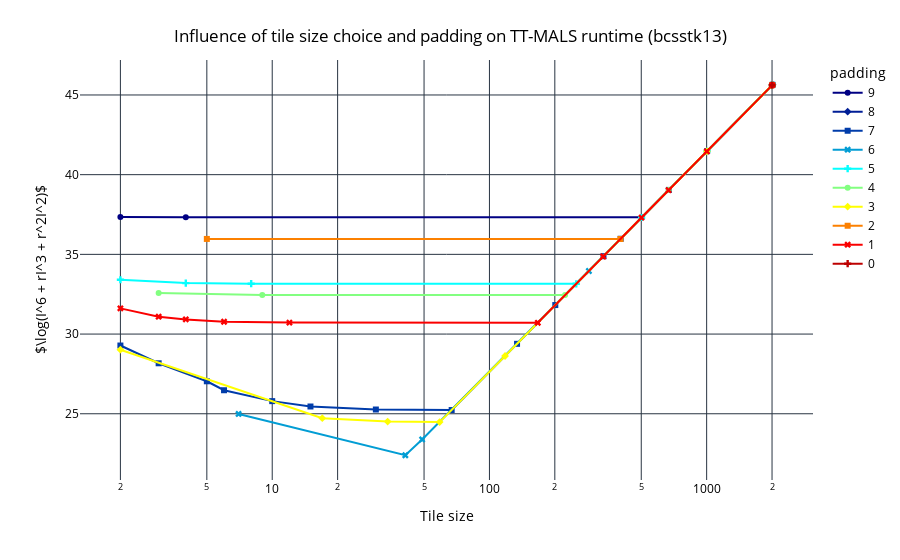

Source (notebook cell):
### Code cell
line_plot_padding_tile_size_tt_mals_runtime_per_matrix(padding_df, "bcsstk13")

### Figure 1 — Plotly figure (JSON) as saved in the notebook; plotly's stock layout.template omitted (floating-point values rounded to 4 significant figures)
{"data": [{"hovertemplate": "padding=9<br>Tile size=%{x}<br>log_obj_func=%{y}<extra></extra>", "legendgroup": "9", "line": {"color": "rgb(0, 0, 131)", "dash": "solid"}, "marker": {"symbol": "circle"}, "mode": "lines+markers", "name": "9", "orientation": "v", "showlegend": true, "x": [2.0, 4.0, 503.0, 1006.0, 2012.0], "xaxis": "x", "y": [37.34, 37.33, 37.32, 41.48, 45.64], "yaxis": "y", "type": "scatter"}, {"hovertemplate": "padding=8<br>Tile size=%{x}<br>log_obj_func=%{y}<extra></extra>", "legendgroup": "8", "line": {"color": "rgb(0, 30, 150)", "dash": "solid"}, "marker": {"symbol": "diamond"}, "mode": "lines+markers", "name": "8", "orientation": "v", "showlegend": true, "x": [2011.0], "xaxis": "x", "y": [45.64], "yaxis": "y", "type": "scatter"}, {"hovertemplate": "padding=7<br>Tile size=%{x}<br>log_obj_func=%{y}<extra></extra>", "legendgroup": "7", "line": {"color": "rgb(0, 60, 170)", "dash": "solid"}, "marker": {"symbol": "square"}, "mode": "lines+markers", "name": "7", "orientation": "v", "showlegend": true, "x": [2.0, 3.0, 5.0, 6.0, 10.0, 15.0, 30.0, 67.0, 134.0, 201.0, 335.0, 402.0, 670.0, 1005.0, 2010.0], "xaxis": "x", "y": [29.28, 28.17, 27.04, 26.48, 25.79, 25.46, 25.27, 25.23, 29.39, 31.82, 34.88, 35.98, 39.04, 41.48, 45.64], "yaxis": "y", "type": "scatter"}, {"hovertemplate": "padding=6<br>Tile size=%{x}<br>log_obj_func=%{y}<extra></extra>", "legendgroup": "6", "line": {"color": "rgb(2, 157, 212)", "dash": "solid"}, "marker": {"symbol": "x"}, "mode": "lines+markers", "name": "6", "orientation": "v", "showlegend": true, "x": [7.0, 41.0, 49.0, 287.0, 2009.0], "xaxis": "x", "y": [24.99, 22.4, 23.39, 33.96, 45.63], "yaxis": "y", "type": "scatter"}, {"hovertemplate": "padding=5<br>Tile size=%{x}<br>log_obj_func=%{y}<extra></extra>", "legendgroup": "5", "line": {"color": "rgb(5, 255, 255)", "dash": "solid"}, "marker": {"symbol": "cross"}, "mode": "lines+markers", "name": "5", "orientation": "v", "showlegend": true, "x": [2.0, 4.0, 8.0, 251.0, 502.0, 1004.0, 2008.0], "xaxis": "x", "y": [33.41, 33.2, 33.16, 33.15, 37.31, 41.47, 45.63], "yaxis": "y", "type": "scatter"}, {"hovertemplate": "padding=4<br>Tile size=%{x}<br>log_obj_func=%{y}<extra></extra>", "legendgroup": "4", "line": {"color": "rgb(130, 255, 128)", "dash": "solid"}, "marker": {"symbol": "circle"}, "mode": "lines+markers", "name": "4", "orientation": "v", "showlegend": true, "x": [3.0, 9.0, 223.0, 669.0, 2007.0], "xaxis": "x", "y": [32.58, 32.45, 32.44, 39.03, 45.63], "yaxis": "y", "type": "scatter"}, {"hovertemplate": "padding=3<br>Tile size=%{x}<br>log_obj_func=%{y}<extra></extra>", "legendgroup": "3", "line": {"color": "rgb(255, 255, 0)", "dash": "solid"}, "marker": {"symbol": "diamond"}, "mode": "lines+markers", "name": "3", "orientation": "v", "showlegend": true, "x": [2.0, 17.0, 34.0, 59.0, 118.0, 1003.0, 2006.0], "xaxis": "x", "y": [29.02, 24.72, 24.51, 24.48, 28.62, 41.46, 45.62], "yaxis": "y", "type": "scatter"}, {"hovertemplate": "padding=2<br>Tile size=%{x}<br>log_obj_func=%{y}<extra></extra>", "legendgroup": "2", "line": {"color": "rgb(252, 128, 0)", "dash": "solid"}, "marker": {"symbol": "square"}, "mode": "lines+markers", "name": "2", "orientation": "v", "showlegend": true, "x": [5.0, 401.0, 2005.0], "xaxis": "x", "y": [35.97, 35.96, 45.62], "yaxis": "y", "type": "scatter"}, {"hovertemplate": "padding=1<br>Tile size=%{x}<br>log_obj_func=%{y}<extra></extra>", "legendgroup": "1", "line": {"color": "rgb(250, 0, 0)", "dash": "solid"}, "marker": {"symbol": "x"}, "mode": "lines+markers", "name": "1", "orientation": "v", "showlegend": true, "x": [2.0, 3.0, 4.0, 6.0, 12.0, 167.0, 334.0, 501.0, 668.0, 1002.0, 2004.0], "xaxis": "x", "y": [31.61, 31.09, 30.92, 30.77, 30.72, 30.71, 34.87, 37.3, 39.03, 41.46, 45.62], "yaxis": "y", "type": "scatter"}, {"hovertemplate": "padding=0<br>Tile size=%{x}<br>log_obj_func=%{y}<extra></extra>", "legendgroup": "0", "line": {"color": "rgb(189, 0, 0)", "dash": "solid"}, "marker": {"symbol": "cross"}, "mode": "lines+markers", "name": "0", "orientation": "v", "showlegend": true, "x": [2003.0], "xaxis": "x", "y": [45.61], "yaxis": "y", "type": "scatter"}], "layout": {"xaxis": {"anchor": "y", "domain": [0.0, 1.0], "title": {"text": "Tile size"}, "type": "log"}, "yaxis": {"anchor": "x", "domain": [0.0, 1.0], "title": {"text": "$\\log(I^6 + rI^3 + r^2I^2)$"}}, "legend": {"title": {"text": "padding"}, "tracegroupgap": 0}, "margin": {"t": 60}, "title": {"text": "Influence of tile size choice and padding on TT-MALS runtime (bcsstk13)", "x": 0.5, "xanchor": "center", "yanchor": "top"}, "font": {"color": "black"}, "plot_bgcolor": "white", "paper_bgcolor": "white"}}
